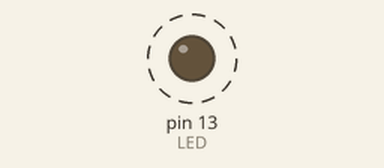
Bench run of a sketch on a simulated Arduino Uno, built with avr-gcc and run on an emulated ATmega328P. On the bench: output pins drawn as LEDs (lit = HIGH). Dashed ring = blinking.

Above: at 0.5 s.
Timing chart, 0 to 3.0 s (numbered marks = the images above):
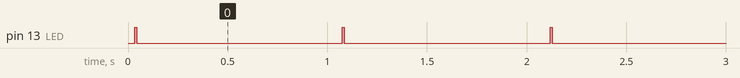

Measured:
- by itself, pin 13 (LED): alternates HIGH for 0.01 s and LOW for 1.0 s

The sketch:

sendData.ino
```cpp
// (licence header left out)
// Use this code to test the transmission of serial data from the ATMega

// https://github.com/crnicholson/StratoSoar-MK2/.

#include <NeoSWSerial.h>

#define RX 10
#define TX 9
#define LED 13

#define BAUD_RATE 9600

NeoSWSerial mcuConn(RX, TX);

void setup() {
  mcuConn.begin(BAUD_RATE);
  pinMode(LED, OUTPUT);
}

void loop() {
  mcuConn.println("Testing serial communication.");
  digitalWrite(LED, HIGH);
  delay(10);
  digitalWrite(LED, LOW);
  delay(1000);
}
```
